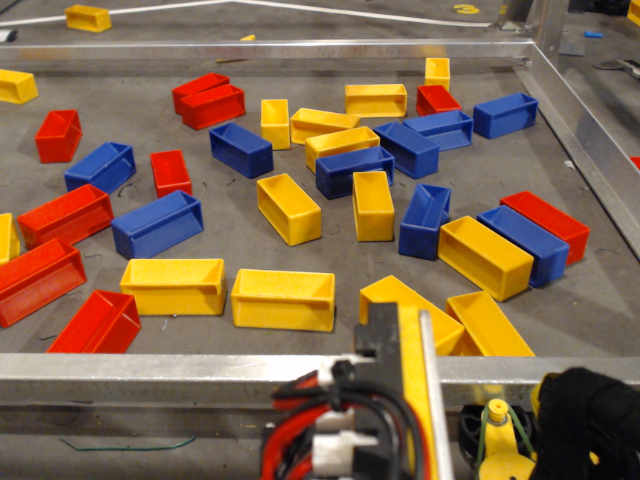
#> input picture imgs/img1.png, 640 x 480 px, found by its file name
$ python Michael3.py
#> lines starting #> are read from the running program, lines starting #| are printed output that depends on the picture; after the words box and inside, x2 and y2 are one past the last pixel; in counts of white or black regions, pixels touching at a corner belong together
import cv2
import numpy as np

asdf = []


img = cv2.imread("imgs/img1.png")
#> img is the input picture: shape (480, 640, 3); mean B, G, R 77.6, 103.9, 130.9
# make the img actually visible
img = cv2.resize(img, (600, 800), img)
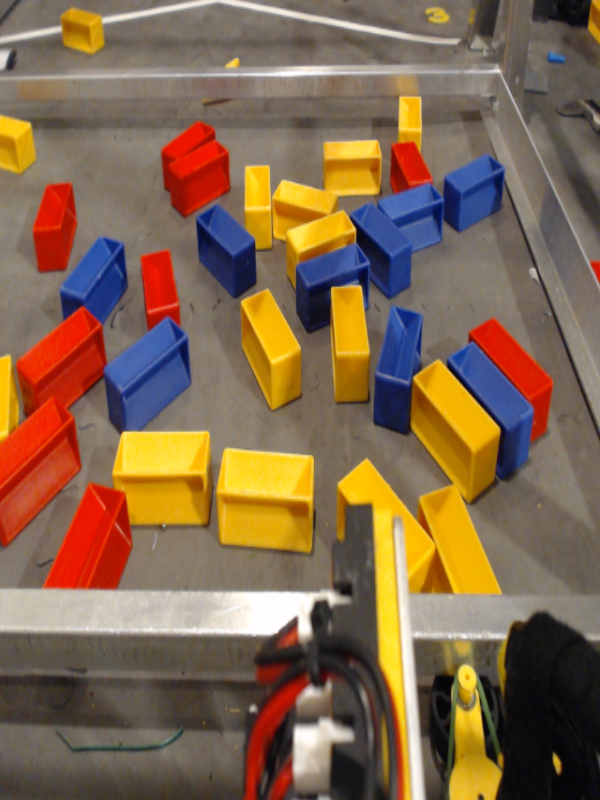
#> img: shape (800, 600, 3); mean B, G, R 77.6, 103.8, 130.8

# --- BLUE CONSTANTS ---
#lowHSV = np.array([0, 60, 30])
#highHSV = np.array([80, 255, 255])

# --- RED CONSTANTS ---
#lowHSV = np.array([115, 60, 80])
#highHSV = np.array([180, 255, 255])

# --- YELLOW CONSTANTS ---
lowHSV = np.array([90, 150, 100])
highHSV = np.array([110, 255, 255])


CONTOUR_THRESH_LOW = 500
CONTOUR_THRESH_HIGH = 4000


dim = (600, 800)

# image 1
# bounds = [(123, 453), (428, 321), (621, 421), (302, 664)]

# image 2
bounds = [(0, 60), (500, 40), (620, 620), (-80, 560)]

# image 3
# bounds = [(120, 60), (520, 180), (520, 480), (120, 520)]


matrix = cv2.getPerspectiveTransform(np.float32(bounds), np.float32([[0, 0], [dim[0], 0], dim, [0, dim[1]]]))

transformed_image = cv2.warpPerspective(img, matrix, dim)
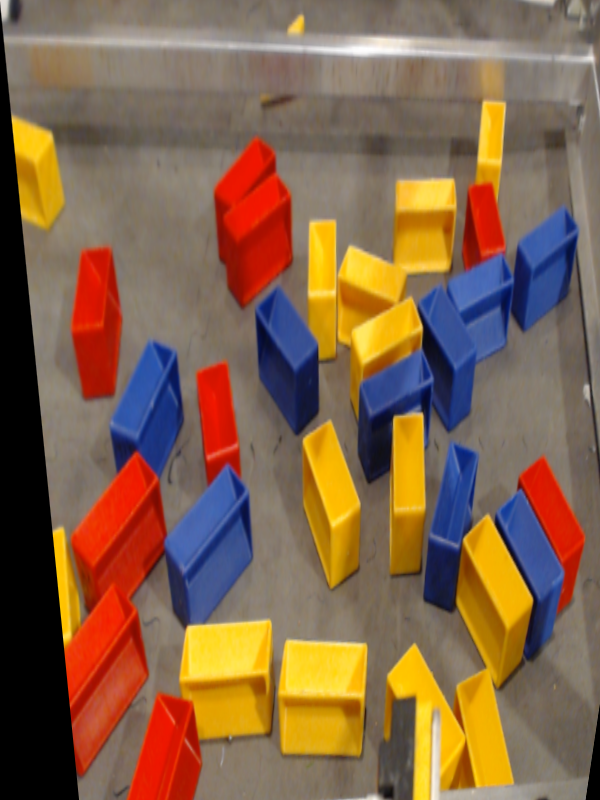
#> transformed_image: shape (800, 600, 3); mean B, G, R 74.1, 100.5, 131.8

colorImg = transformed_image.copy()
colorImg = cv2.cvtColor(colorImg, cv2.COLOR_RGB2HSV)
#> colorImg: shape (800, 600, 3); mean H, S, V 88, 110.8, 140.7
colorImg = cv2.inRange(colorImg, lowHSV, highHSV)
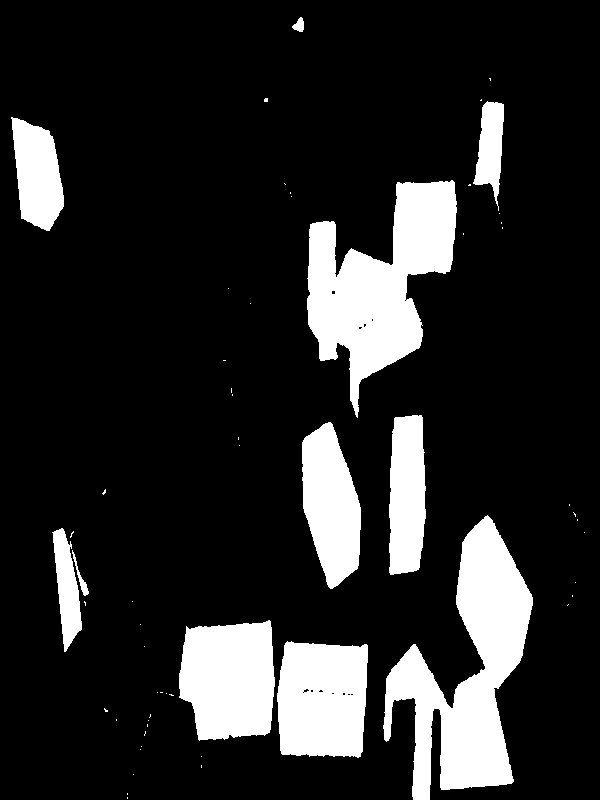
#> colorImg: shape (800, 600); 15.9% white; 59 white regions (48 under 20 px), largest, box (x1, y1, x2, y2) and area: (383, 515, 533, 800) 18960, (307, 180, 457, 418) 17318, (179, 620, 275, 741) 9730


edges = cv2.Canny(img,100,200)
#> edges: shape (800, 600); 4.8% white in thin lines or dots

edges = cv2.warpPerspective(edges, matrix, dim)

kernel = cv2.getStructuringElement(cv2.MORPH_RECT, (3, 3))

imgRed = cv2.dilate(edges, kernel, iterations=3)
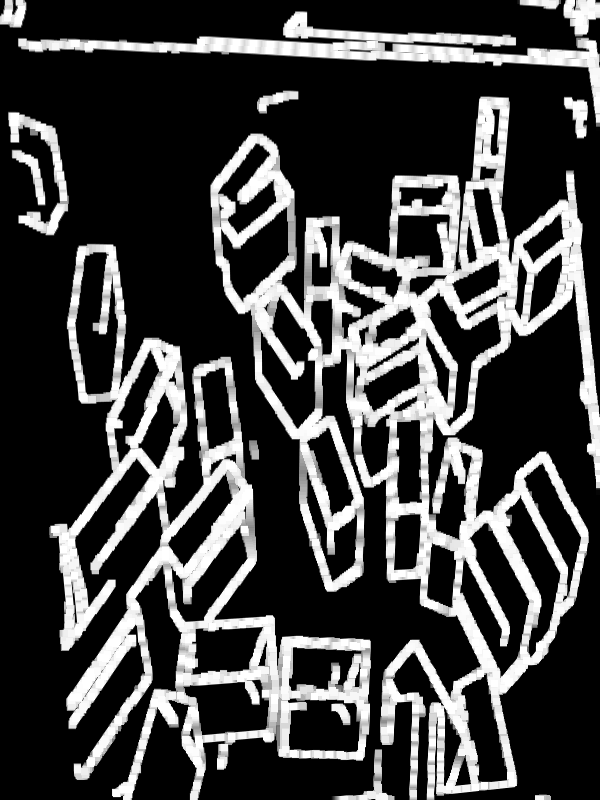
#> imgRed: shape (800, 600); min 0, max 255, mean 65.6
imgRed = cv2.morphologyEx(imgRed, cv2.MORPH_OPEN,
                           kernel,
                           iterations=1)

contours, _ = cv2.findContours(edges, cv2.RETR_TREE, cv2.CHAIN_APPROX_SIMPLE)
#> contours = 523 contours, 417 with area under 20; largest, box (x1, y1, x2, y2) and area: (254, 99, 600, 580) 41708, (52, 340, 276, 800) 29262, (383, 440, 586, 800) 22897, (456, 516, 534, 787) 11290, (277, 638, 368, 758) 9762

contours = [contour for contour in contours if cv2.contourArea(contour) > CONTOUR_THRESH_LOW and cv2.contourArea(contour) < CONTOUR_THRESH_HIGH]
#> contours = 25 contours; largest, box (x1, y1, x2, y2) and area: (519, 457, 585, 613) 3734, (519, 206, 578, 330) 3696, (285, 643, 367, 696) 3535, (186, 621, 271, 681) 3482, (164, 465, 236, 572) 3078

satMask = transformed_image.copy()
satMask = cv2.cvtColor(satMask, cv2.COLOR_RGB2HSV)
satMask = cv2.inRange(satMask, np.array([0, 110, 0]), np.array([255, 255, 255]), satMask)
#> satMask: shape (800, 600); 38.7% white; 41 white regions (26 under 20 px)

cv2.imshow("satmask", satMask)
# contours.sort(key=cv2.contourArea)

samples = contours
#> samples has the same summary as contours

for contour in contours:
    mask = np.zeros(transformed_image.shape[:2], np.uint8)
    cv2.drawContours(mask, [np.intp(cv2.boxPoints(cv2.minAreaRect(contour)))], -1, 255, cv2.FILLED)

    maskedImg = cv2.bitwise_and(colorImg, colorImg, mask=mask)

    vals = cv2.mean(maskedImg)

    area = cv2.contourArea(contour)

    satVal = vals[0] * transformed_image.shape[0] * transformed_image.shape[1] / area

    satVal /= 255.0

    # print(satVal)

    if (satVal > 0.5):
        samples.append(contour)

        # remove from satmask
        cv2.bitwise_not(mask, mask)
#> (the run stopped early here; a loop or call above may not have finished)
